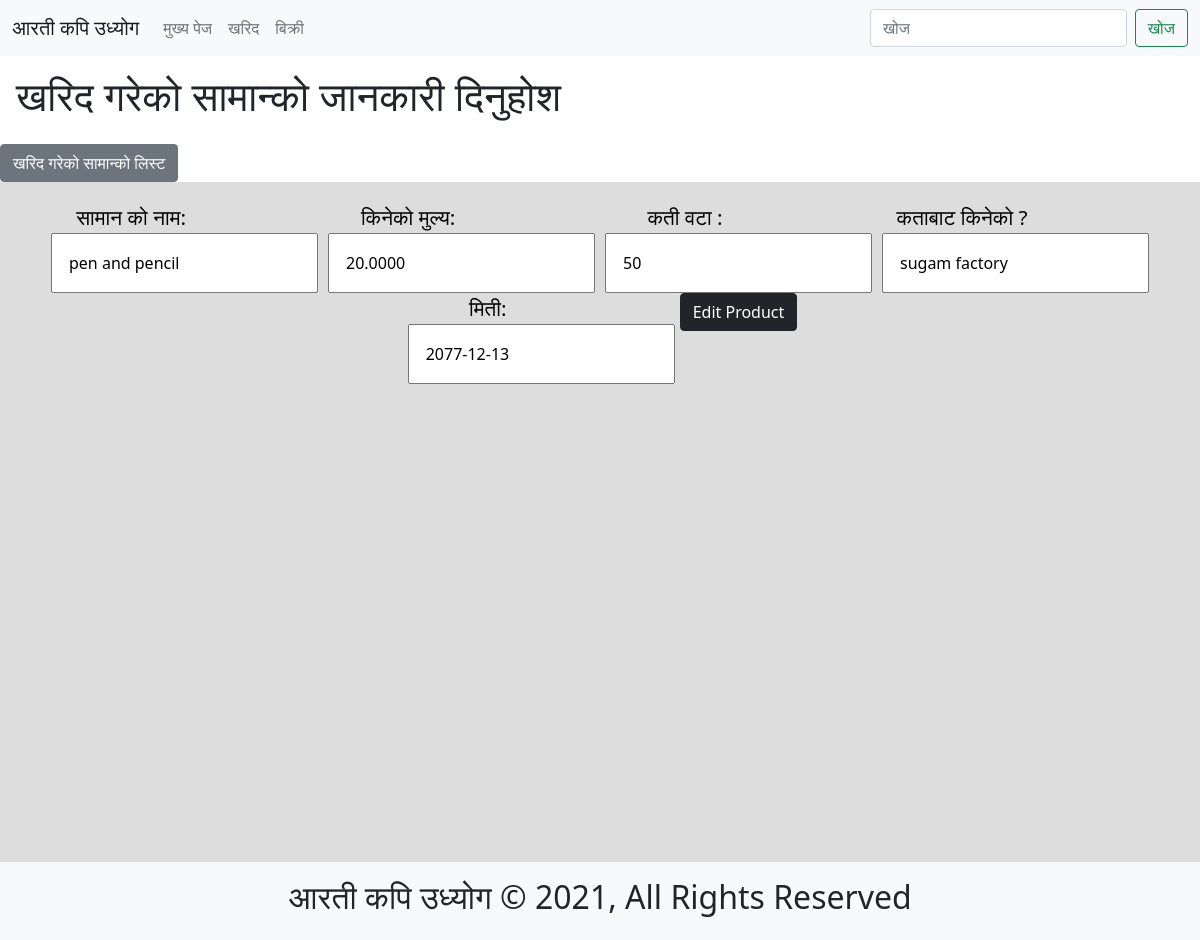
The app's page /purchases/edit/pen-and-pencil/ with its own data.
### purchases/models.py (models this page shows, shortened)
class Purchases(models.Model):
    product_name = models.CharField(max_length=255, blank=False, null=True)
    price = models.DecimalField(
        decimal_places=4, max_digits=255, blank=False, null=True)
    quantity = models.CharField(max_length=255, blank=False, null=True)
    slug = models.SlugField(max_length=255, blank=False,
                            null=False, unique=True)
    bought_from = models.CharField(max_length=255, blank=False, null=True)
    date = models.DateField(auto_now=False, blank=True, null=True)
    objects = PurchasesManager()

### purchases/views.py (the view, shortened to what this page needs)
# urls.py: path('edit/<str:slug>/', purchase_edit),
def purchase_edit(request, slug):
    template_name = "purchase_edit.html"
    purchase = Purchases.objects.filter(slug=slug).first()
    purchases_edit_form = PurchasesModelForm(
        request.POST or None, instance=purchase)
    context = {
        "form": purchases_edit_form
    }
    return render(request, template_name, context)

### purchases/forms.py (shortened to what this page needs)
class PurchasesModelForm(forms.ModelForm):
    class Meta:
        model = Purchases
        labels = {
            'product_name': 'सामान को नाम',
            'price': 'किनेको मुल्य',
            'quantity': 'कती वटा ',
            'bought_from': 'कताबाट किनेको ?',
            "date": "मिती",
        }
        fields = ["product_name", "price",
                  "quantity", "bought_from", "date"]

### purchases/models.py (called while the page is built)
    def get_queryset(self):
        return PurchasesQuerySet(self.model, using=self._db)

### purchases/templates/purchase_edit.html
{% extends 'purchases.html' %}
{% block form %}
        {{form.as_p}}
{% endblock %}
{% block edit_button %}
<button class="btn btn-dark" type="submit">Edit Product</button>
{% endblock %}

### purchases/staticfiles/purchases_home/purchases_home.css (style rules this page uses)
#purchases_content .container p { margin: 0 5px; }
#purchases_content .container p label { display: block; text-align: center; margin-right: 40%; font-size: 1.3rem; }
#purchases_content .container p input { padding: 1rem; outline: none; min-width: 15vw; }

### staticfiles/base/base.css (style rules this page uses)
* { margin: 0; padding: 0; -webkit-box-sizing: border-box; box-sizing: border-box; }

### records on screen
Purchases: product_name "pen and pencil", price "20.0000", quantity "50", bought_from "sugam factory", date "2077-12-13"
